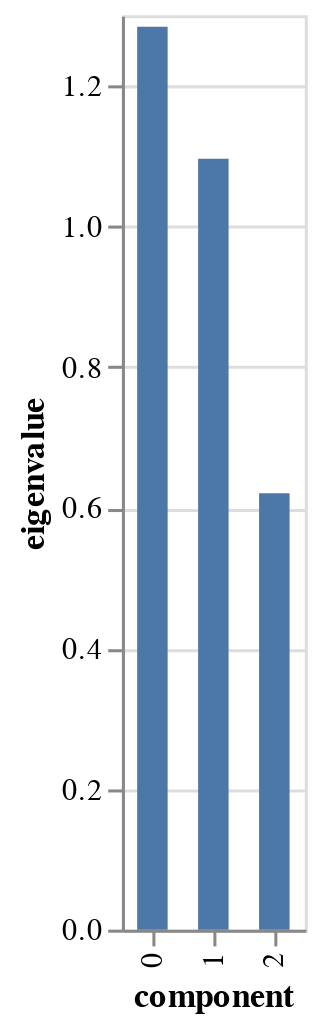

Notebook code for this chart:
### Code cell
# %load solutions/pmca/pca_eigenvalues.py
display(pca.eigenvalues_summary)

pca.scree_plot()

### Figure 1 — Vega-Lite specification as saved in the notebook (floating-point values rounded to 4 significant figures)
{"config": {"view": {"continuousWidth": 300, "continuousHeight": 300}}, "data": {"name": "data-fdbf426a1e722ad2c3212fe25b26ad3e"}, "mark": {"type": "bar", "size": 10}, "encoding": {"tooltip": [{"field": "component", "type": "nominal"}, {"field": "eigenvalue", "type": "quantitative"}, {"field": "% of variance", "type": "quantitative"}, {"field": "% of variance (cumulative)", "type": "quantitative"}], "x": {"field": "component", "type": "nominal"}, "y": {"field": "eigenvalue", "type": "quantitative"}}, "$schema": "https://vega.github.io/schema/vega-lite/v5.17.0.json", "datasets": {"data-fdbf426a1e722ad2c3212fe25b26ad3e": [{"component": "0", "eigenvalue": 1.284, "% of variance": 42.79, "% of variance (cumulative)": 42.79}, {"component": "1", "eigenvalue": 1.096, "% of variance": 36.53, "% of variance (cumulative)": 79.32}, {"component": "2", "eigenvalue": 0.6205, "% of variance": 20.68, "% of variance (cumulative)": 100.0}]}}
